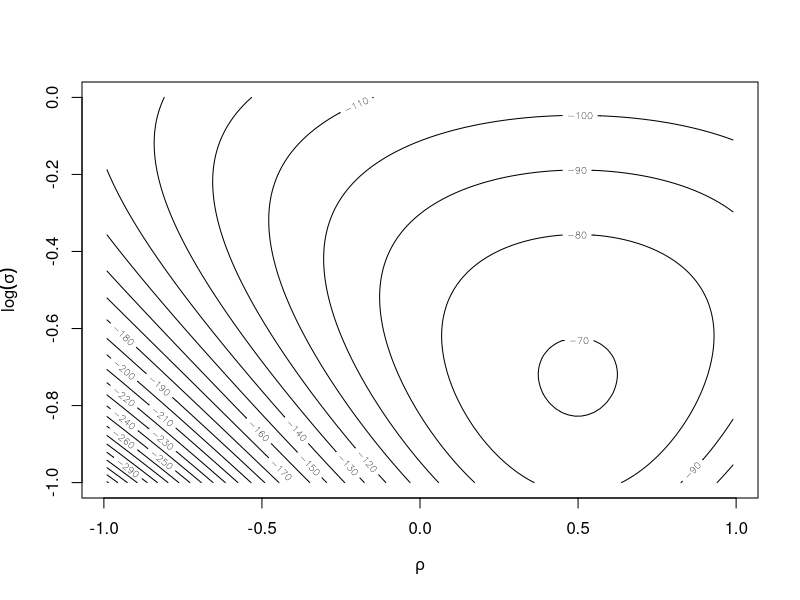
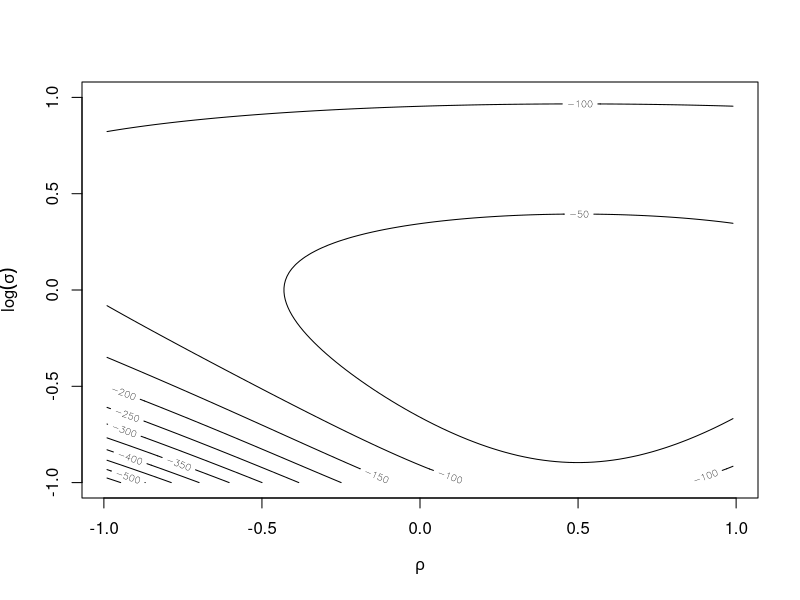

Source code (R) for these figures, in order:
## ---- chunk 1
    # Read data
    if (file.exists("computation_data_hw_1.csv")) {
        data <- read.csv("computation_data_hw_1.csv")
        y <- data[['x']]
    } else {
        stop("Cannot find the data file 'computation_data_hw_1.csv' at ", getwd())
    }

    # Define the log-likelihood function
    ar_loglik <- function(rho, log_sig) {
        n <- length(y)
        sig <- exp(log_sig)
        rho <- rep(as.numeric(rho), times = n - 1)
        log_lik <- -0.5 * (
            n * log(2 * pi)
            + 2 * n * log_sig
            + (y[1]^2 + sum((y[2:n] - rho * y[1:(n-1)])^2)) / sig^2
        )
        return(log_lik)
    }

    # Visualization
    rho <- seq(-0.99, 0.99, length=100)
    log_sig <- seq(-1.0, 0.0, length=100)
    loglik <- outer(rho, log_sig, Vectorize(ar_loglik))
    contour(
        x=rho,
        y=log_sig,
        z=loglik,
        xlab=expression(rho),
        ylab=expression(log(sigma)),
        nlevels=20,
    )
## ---- chunk 2
    # Read data
    if (file.exists("computation_data_hw_1.csv")) {
        data <- read.csv("computation_data_hw_1.csv")
        y <- data[['x']]
    } else {
        stop("Cannot find the data file 'computation_data_hw_1.csv' at ", getwd())
    }

    # Define the log-likelihood function
    ar_logpost <- function(rho, log_sig) {
        n <- length(y)
        sig <- exp(log_sig)
        rho <- rep(as.numeric(rho), times = n - 1)
        log_post <- -(
            n * log_sig
            + (y[1]^2 + sum((y[2:n] - rho * y[1:(n-1)])^2)) / sig^2
            + log_sig^2 / 200
        )
        return(log_post)
    }

    # Visualization
    rho <- seq(-0.99, 0.99, length=100)
    log_sig <- seq(-1.0, 1.0, length=100)
    logpost <- outer(rho, log_sig, Vectorize(ar_logpost))
    contour(
        x=rho,
        y=log_sig,
        z=logpost,
        xlab=expression(rho),
        ylab=expression(log(sigma)),
        nlevels=20,
    )
